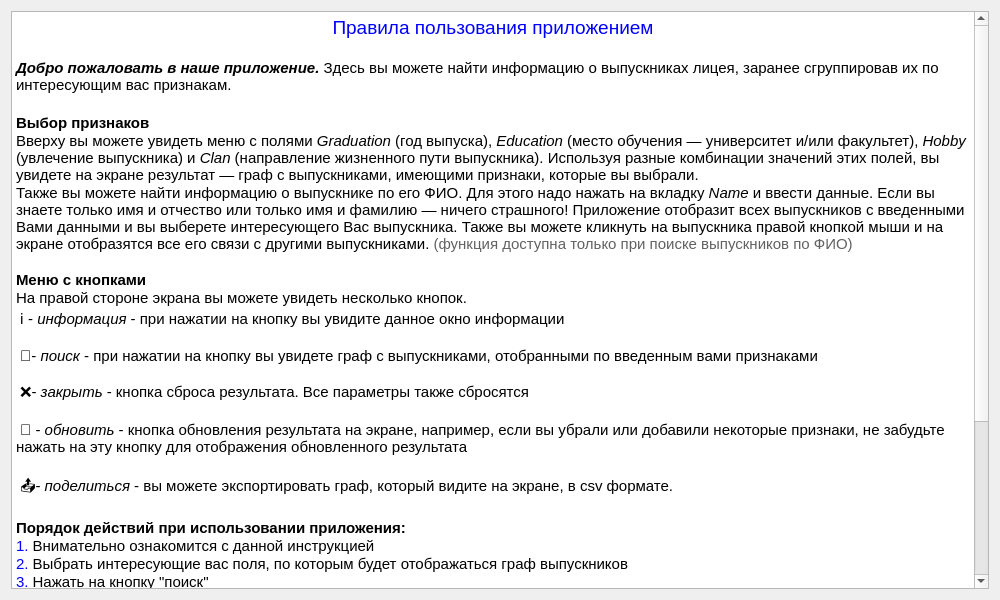
<?xml version="1.0" encoding="UTF-8"?>
<ui version="4.0">
 <class>Frame</class>
 <widget class="QFrame" name="Frame">
  <property name="geometry">
   <rect>
    <x>0</x>
    <y>0</y>
    <width>1000</width>
    <height>600</height>
   </rect>
  </property>
  <property name="minimumSize">
   <size>
    <width>1000</width>
    <height>600</height>
   </size>
  </property>
  <property name="windowTitle">
   <string>Frame</string>
  </property>
  <layout class="QGridLayout" name="gridLayout">
   <item row="0" column="0">
    <widget class="QTextBrowser" name="info_txt">
     <property name="minimumSize">
      <size>
       <width>760</width>
       <height>540</height>
      </size>
     </property>
     <property name="autoFillBackground">
      <bool>false</bool>
     </property>
     <property name="styleSheet">
      <string notr="true"/>
     </property>
     <property name="verticalScrollBarPolicy">
      <enum>Qt::ScrollBarAsNeeded</enum>
     </property>
     <property name="html">
      <string>&lt;!DOCTYPE HTML PUBLIC &quot;-//W3C//DTD HTML 4.0//EN&quot; &quot;http://www.w3.org/TR/REC-html40/strict.dtd&quot;&gt;
&lt;html&gt;&lt;head&gt;&lt;meta name=&quot;qrichtext&quot; content=&quot;1&quot; /&gt;&lt;style type=&quot;text/css&quot;&gt;
p, li { white-space: pre-wrap; }
&lt;/style&gt;&lt;/head&gt;&lt;body style=&quot; font-family:'MS Shell Dlg 2'; font-size:7.875pt; font-weight:400; font-style:normal;&quot;&gt;
&lt;p align=&quot;center&quot; style=&quot; margin-top:0px; margin-bottom:0px; margin-left:0px; margin-right:0px; -qt-block-indent:0; text-indent:0px;&quot;&gt;&lt;span style=&quot; font-family:'.AppleSystemUIFont'; font-size:14pt; color:#0000ff;&quot;&gt;Правила пользования приложением&lt;/span&gt;&lt;/p&gt;
&lt;p style=&quot;-qt-paragraph-type:empty; margin-top:0px; margin-bottom:0px; margin-left:0px; margin-right:0px; -qt-block-indent:0; text-indent:0px; font-family:'.AppleSystemUIFont'; font-size:13pt;&quot;&gt;&lt;br /&gt;&lt;/p&gt;
&lt;p style=&quot; margin-top:0px; margin-bottom:0px; margin-left:0px; margin-right:0px; -qt-block-indent:0; text-indent:0px;&quot;&gt;&lt;span style=&quot; font-family:'.AppleSystemUIFont'; font-size:11pt; font-weight:600; font-style:italic;&quot;&gt;Добро пожаловать в наше приложение.&lt;/span&gt;&lt;span style=&quot; font-family:'.AppleSystemUIFont'; font-size:11pt;&quot;&gt; Здесь вы можете найти информацию о выпускниках лицея, заранее сгруппировав их по интересующим вас признакам. &lt;/span&gt;&lt;/p&gt;
&lt;p style=&quot;-qt-paragraph-type:empty; margin-top:0px; margin-bottom:0px; margin-left:0px; margin-right:0px; -qt-block-indent:0; text-indent:0px; font-family:'.AppleSystemUIFont'; font-size:13pt;&quot;&gt;&lt;br /&gt;&lt;/p&gt;
&lt;p style=&quot; margin-top:0px; margin-bottom:0px; margin-left:0px; margin-right:0px; -qt-block-indent:0; text-indent:0px;&quot;&gt;&lt;span style=&quot; font-family:'.AppleSystemUIFont'; font-size:11pt; font-weight:600;&quot;&gt;Выбор признаков&lt;/span&gt;&lt;/p&gt;
&lt;p style=&quot; margin-top:0px; margin-bottom:0px; margin-left:0px; margin-right:0px; -qt-block-indent:0; text-indent:0px;&quot;&gt;&lt;span style=&quot; font-family:'.AppleSystemUIFont'; font-size:11pt;&quot;&gt;Вверху вы можете увидеть меню с полями &lt;/span&gt;&lt;span style=&quot; font-family:'.AppleSystemUIFont'; font-size:11pt; font-style:italic;&quot;&gt;Graduation&lt;/span&gt;&lt;span style=&quot; font-family:'.AppleSystemUIFont'; font-size:11pt;&quot;&gt; (год выпуска), &lt;/span&gt;&lt;span style=&quot; font-family:'.AppleSystemUIFont'; font-size:11pt; font-style:italic;&quot;&gt;Education&lt;/span&gt;&lt;span style=&quot; font-family:'.AppleSystemUIFont'; font-size:11pt;&quot;&gt; (место обучения — университет и/или факультет), &lt;/span&gt;&lt;span style=&quot; font-family:'.AppleSystemUIFont'; font-size:11pt; font-style:italic;&quot;&gt;Hobby&lt;/span&gt;&lt;span style=&quot; font-family:'.AppleSystemUIFont'; font-size:11pt;&quot;&gt; (увлечение выпускника) и &lt;/span&gt;&lt;span style=&quot; font-family:'.AppleSystemUIFont'; font-size:11pt; font-style:italic;&quot;&gt;Clan&lt;/span&gt;&lt;span style=&quot; font-family:'.AppleSystemUIFont'; font-size:11pt;&quot;&gt; (направление жизненного пути выпускника). Используя разные комбинации значений этих полей, вы увидете на экране результат — граф с выпускниками, имеющими признаки, которые вы выбрали.&lt;/span&gt;&lt;/p&gt;
&lt;p style=&quot; margin-top:0px; margin-bottom:0px; margin-left:0px; margin-right:0px; -qt-block-indent:0; text-indent:0px;&quot;&gt;&lt;span style=&quot; font-family:'.AppleSystemUIFont'; font-size:11pt;&quot;&gt;Также вы можете найти информацию о выпускнике по его ФИО. Для этого надо нажать на вкладку &lt;/span&gt;&lt;span style=&quot; font-family:'.AppleSystemUIFont'; font-size:11pt; font-style:italic;&quot;&gt;Name &lt;/span&gt;&lt;span style=&quot; font-family:'.AppleSystemUIFont'; font-size:11pt;&quot;&gt;и ввести данные. Если вы знаете только имя и отчество или только имя и фамилию — ничего страшного! Приложение отобразит всех выпускников с введенными Вами данными и вы выберете интересующего Вас выпускника. Также вы можете кликнуть на выпускника правой кнопкой мыши и на экране отобразятся все его связи с другими выпускниками. &lt;/span&gt;&lt;span style=&quot; font-family:'.AppleSystemUIFont'; font-size:11pt; color:#616161;&quot;&gt;(функция доступна только при поиске выпускников по ФИО)&lt;/span&gt;&lt;/p&gt;
&lt;p style=&quot;-qt-paragraph-type:empty; margin-top:0px; margin-bottom:0px; margin-left:0px; margin-right:0px; -qt-block-indent:0; text-indent:0px; font-family:'.AppleSystemUIFont'; font-size:11pt;&quot;&gt;&lt;br /&gt;&lt;/p&gt;
&lt;p style=&quot; margin-top:0px; margin-bottom:0px; margin-left:0px; margin-right:0px; -qt-block-indent:0; text-indent:0px;&quot;&gt;&lt;span style=&quot; font-family:'.AppleSystemUIFont'; font-size:11pt; font-weight:600;&quot;&gt;Меню с кнопками&lt;/span&gt;&lt;/p&gt;
&lt;p style=&quot; margin-top:0px; margin-bottom:0px; margin-left:0px; margin-right:0px; -qt-block-indent:0; text-indent:0px;&quot;&gt;&lt;span style=&quot; font-family:'.AppleSystemUIFont'; font-size:11pt;&quot;&gt;На правой стороне экрана вы можете увидеть несколько кнопок. &lt;/span&gt;&lt;/p&gt;
&lt;p style=&quot; margin-top:0px; margin-bottom:0px; margin-left:0px; margin-right:0px; -qt-block-indent:0; text-indent:0px;&quot;&gt;&lt;span style=&quot; font-family:'.AppleSystemUIFont'; font-size:11pt;&quot;&gt; ℹ - &lt;/span&gt;&lt;span style=&quot; font-family:'.AppleSystemUIFont'; font-size:11pt; font-style:italic;&quot;&gt;информация&lt;/span&gt;&lt;span style=&quot; font-family:'.AppleSystemUIFont'; font-size:11pt;&quot;&gt; - при нажатии на кнопку вы увидите данное окно информации&lt;/span&gt;&lt;/p&gt;
&lt;p style=&quot;-qt-paragraph-type:empty; margin-top:0px; margin-bottom:0px; margin-left:0px; margin-right:0px; -qt-block-indent:0; text-indent:0px; font-family:'.AppleSystemUIFont'; font-size:11pt;&quot;&gt;&lt;br /&gt;&lt;/p&gt;
&lt;p style=&quot; margin-top:0px; margin-bottom:0px; margin-left:0px; margin-right:0px; -qt-block-indent:0; text-indent:0px;&quot;&gt;&lt;span style=&quot; font-family:'.AppleSystemUIFont'; font-size:11pt;&quot;&gt; 🔎- &lt;/span&gt;&lt;span style=&quot; font-family:'.AppleSystemUIFont'; font-size:11pt; font-style:italic;&quot;&gt;поиск&lt;/span&gt;&lt;span style=&quot; font-family:'.AppleSystemUIFont'; font-size:11pt;&quot;&gt; - при нажатии на кнопку вы увидете граф с выпускниками, отобранными по введенным вами признаками&lt;/span&gt;&lt;/p&gt;
&lt;p style=&quot;-qt-paragraph-type:empty; margin-top:0px; margin-bottom:0px; margin-left:0px; margin-right:0px; -qt-block-indent:0; text-indent:0px; font-family:'.AppleSystemUIFont'; font-size:11pt;&quot;&gt;&lt;br /&gt;&lt;/p&gt;
&lt;p style=&quot; margin-top:0px; margin-bottom:0px; margin-left:0px; margin-right:0px; -qt-block-indent:0; text-indent:0px;&quot;&gt;&lt;span style=&quot; font-family:'.AppleSystemUIFont'; font-size:11pt;&quot;&gt; ❌- &lt;/span&gt;&lt;span style=&quot; font-family:'.AppleSystemUIFont'; font-size:11pt; font-style:italic;&quot;&gt;закрыть&lt;/span&gt;&lt;span style=&quot; font-family:'.AppleSystemUIFont'; font-size:11pt;&quot;&gt; - кнопка сброса результата. Все параметры также сбросятся&lt;/span&gt;&lt;/p&gt;
&lt;p style=&quot;-qt-paragraph-type:empty; margin-top:0px; margin-bottom:0px; margin-left:0px; margin-right:0px; -qt-block-indent:0; text-indent:0px; font-family:'.AppleSystemUIFont'; font-size:11pt;&quot;&gt;&lt;br /&gt;&lt;/p&gt;
&lt;p style=&quot; margin-top:0px; margin-bottom:0px; margin-left:0px; margin-right:0px; -qt-block-indent:0; text-indent:0px;&quot;&gt;&lt;span style=&quot; font-family:'.AppleSystemUIFont'; font-size:11pt;&quot;&gt; 🔄 - &lt;/span&gt;&lt;span style=&quot; font-family:'.AppleSystemUIFont'; font-size:11pt; font-style:italic;&quot;&gt;обновить&lt;/span&gt;&lt;span style=&quot; font-family:'.AppleSystemUIFont'; font-size:11pt;&quot;&gt; - кнопка обновления результата на экране, например, если вы убрали или добавили некоторые признаки, не забудьте нажать на эту кнопку для отображения обновленного результата&lt;/span&gt;&lt;/p&gt;
&lt;p style=&quot;-qt-paragraph-type:empty; margin-top:0px; margin-bottom:0px; margin-left:0px; margin-right:0px; -qt-block-indent:0; text-indent:0px; font-family:'.AppleSystemUIFont'; font-size:11pt;&quot;&gt;&lt;br /&gt;&lt;/p&gt;
&lt;p style=&quot; margin-top:0px; margin-bottom:0px; margin-left:0px; margin-right:0px; -qt-block-indent:0; text-indent:0px;&quot;&gt;&lt;span style=&quot; font-family:'.AppleSystemUIFont'; font-size:11pt;&quot;&gt; 📤- &lt;/span&gt;&lt;span style=&quot; font-family:'.AppleSystemUIFont'; font-size:11pt; font-style:italic;&quot;&gt;поделиться&lt;/span&gt;&lt;span style=&quot; font-family:'.AppleSystemUIFont'; font-size:11pt;&quot;&gt; - вы можете экспортировать граф, который видите на экране, в csv формате.&lt;/span&gt;&lt;/p&gt;
&lt;p style=&quot;-qt-paragraph-type:empty; margin-top:0px; margin-bottom:0px; margin-left:0px; margin-right:0px; -qt-block-indent:0; text-indent:0px; font-family:'.AppleSystemUIFont'; font-size:11pt;&quot;&gt;&lt;br /&gt;&lt;/p&gt;
&lt;p style=&quot; margin-top:0px; margin-bottom:0px; margin-left:0px; margin-right:0px; -qt-block-indent:0; text-indent:0px;&quot;&gt;&lt;span style=&quot; font-family:'.AppleSystemUIFont'; font-size:11pt; font-weight:600;&quot;&gt;Порядок действий при использовании приложения:&lt;/span&gt;&lt;/p&gt;
&lt;p style=&quot; margin-top:0px; margin-bottom:0px; margin-left:0px; margin-right:0px; -qt-block-indent:0; text-indent:0px;&quot;&gt;&lt;span style=&quot; font-family:'.AppleSystemUIFont'; font-size:11pt; color:#0000ff;&quot;&gt;1. &lt;/span&gt;&lt;span style=&quot; font-family:'.AppleSystemUIFont'; font-size:11pt;&quot;&gt;Внимательно ознакомится с данной инструкцией&lt;/span&gt;&lt;/p&gt;
&lt;p style=&quot; margin-top:0px; margin-bottom:0px; margin-left:0px; margin-right:0px; -qt-block-indent:0; text-indent:0px;&quot;&gt;&lt;span style=&quot; font-family:'.AppleSystemUIFont'; font-size:11pt; color:#0000ff;&quot;&gt;2.&lt;/span&gt;&lt;span style=&quot; font-family:'.AppleSystemUIFont'; font-size:11pt;&quot;&gt; Выбрать интересующие вас поля, по которым будет отображаться граф выпускников&lt;/span&gt;&lt;/p&gt;
&lt;p style=&quot; margin-top:0px; margin-bottom:0px; margin-left:0px; margin-right:0px; -qt-block-indent:0; text-indent:0px;&quot;&gt;&lt;span style=&quot; font-family:'.AppleSystemUIFont'; font-size:11pt; color:#0000ff;&quot;&gt;3.&lt;/span&gt;&lt;span style=&quot; font-family:'.AppleSystemUIFont'; font-size:11pt;&quot;&gt; Нажать на кнопку &amp;quot;поиск&amp;quot;&lt;/span&gt;&lt;/p&gt;
&lt;p style=&quot; margin-top:0px; margin-bottom:0px; margin-left:0px; margin-right:0px; -qt-block-indent:0; text-indent:0px;&quot;&gt;&lt;span style=&quot; font-family:'.AppleSystemUIFont'; font-size:11pt; color:#0000ff;&quot;&gt;4. &lt;/span&gt;&lt;span style=&quot; font-family:'.AppleSystemUIFont'; font-size:11pt;&quot;&gt;В текстовом поле вверху убедится в том, что введены верные параметры&lt;/span&gt;&lt;/p&gt;
&lt;p style=&quot; margin-top:0px; margin-bottom:0px; margin-left:0px; margin-right:0px; -qt-block-indent:0; text-indent:0px;&quot;&gt;&lt;span style=&quot; font-family:'.AppleSystemUIFont'; font-size:11pt;&quot;&gt;	&lt;/span&gt;&lt;span style=&quot; font-family:'.AppleSystemUIFont'; font-size:11pt; color:#0000ff;&quot;&gt;4.1 &lt;/span&gt;&lt;span style=&quot; font-family:'.AppleSystemUIFont'; font-size:11pt;&quot;&gt;Если есть ошибки в запросе, то можно сбросить его, нажав на кнопку &amp;quot;очистить&amp;quot;, или изменить некоторые параметры и нажать на кнопку &amp;quot;обновить&amp;quot;&lt;/span&gt;&lt;/p&gt;
&lt;p style=&quot; margin-top:0px; margin-bottom:0px; margin-left:0px; margin-right:0px; -qt-block-indent:0; text-indent:0px;&quot;&gt;&lt;span style=&quot; font-family:'.AppleSystemUIFont'; font-size:11pt; color:#0000ff;&quot;&gt;5&lt;/span&gt;&lt;span style=&quot; font-family:'.AppleSystemUIFont'; font-size:11pt;&quot;&gt;. Нажимая на выпускников, можно получить подробную информацию о них.&lt;/span&gt;&lt;/p&gt;
&lt;p style=&quot; margin-top:0px; margin-bottom:0px; margin-left:0px; margin-right:0px; -qt-block-indent:0; text-indent:0px;&quot;&gt;&lt;span style=&quot; font-family:'.AppleSystemUIFont'; font-size:11pt; color:#0000ff;&quot;&gt;6.&lt;/span&gt;&lt;span style=&quot; font-family:'.AppleSystemUIFont'; font-size:11pt;&quot;&gt; В конце можно экспортироваьт полученный граф, нажав на кнопку &amp;quot;поделиться&amp;quot;&lt;/span&gt;&lt;/p&gt;
&lt;p style=&quot;-qt-paragraph-type:empty; margin-top:0px; margin-bottom:0px; margin-left:0px; margin-right:0px; -qt-block-indent:0; text-indent:0px; font-family:'.AppleSystemUIFont'; font-size:11pt;&quot;&gt;&lt;br /&gt;&lt;/p&gt;
&lt;p style=&quot; margin-top:0px; margin-bottom:0px; margin-left:0px; margin-right:0px; -qt-block-indent:0; text-indent:0px;&quot;&gt;&lt;span style=&quot; font-family:'.AppleSystemUIFont'; font-size:11pt; color:#0000ff;&quot;&gt;ПРИЯТНОГО ПОЛЬЗОВАНИЯ!&lt;/span&gt;&lt;/p&gt;
&lt;p style=&quot;-qt-paragraph-type:empty; margin-top:0px; margin-bottom:0px; margin-left:0px; margin-right:0px; -qt-block-indent:0; text-indent:0px; font-family:'.AppleSystemUIFont'; font-size:11pt;&quot;&gt;&lt;br /&gt;&lt;/p&gt;
&lt;p style=&quot; margin-top:0px; margin-bottom:0px; margin-left:0px; margin-right:0px; -qt-block-indent:0; text-indent:0px;&quot;&gt;&lt;span style=&quot; font-family:'.AppleSystemUIFont'; font-size:12pt; font-weight:600; color:#fc0107;&quot;&gt;Внимание!&lt;/span&gt;&lt;/p&gt;
&lt;p style=&quot; margin-top:0px; margin-bottom:0px; margin-left:0px; margin-right:0px; -qt-block-indent:0; text-indent:0px;&quot;&gt;&lt;span style=&quot; font-family:'.AppleSystemUIFont'; font-size:11pt; color:#fc0107;&quot;&gt;Данное приложение создано в исключительно развлекательных целях. Распространение данных, имеющихся в данном приложении, карается законом.&lt;/span&gt;&lt;/p&gt;
&lt;p style=&quot;-qt-paragraph-type:empty; margin-top:0px; margin-bottom:0px; margin-left:0px; margin-right:0px; -qt-block-indent:0; text-indent:0px; font-family:'.AppleSystemUIFont'; font-size:11pt;&quot;&gt;&lt;br /&gt;&lt;/p&gt;&lt;/body&gt;&lt;/html&gt;</string>
     </property>
    </widget>
   </item>
  </layout>
 </widget>
 <resources/>
 <connections/>
</ui>
